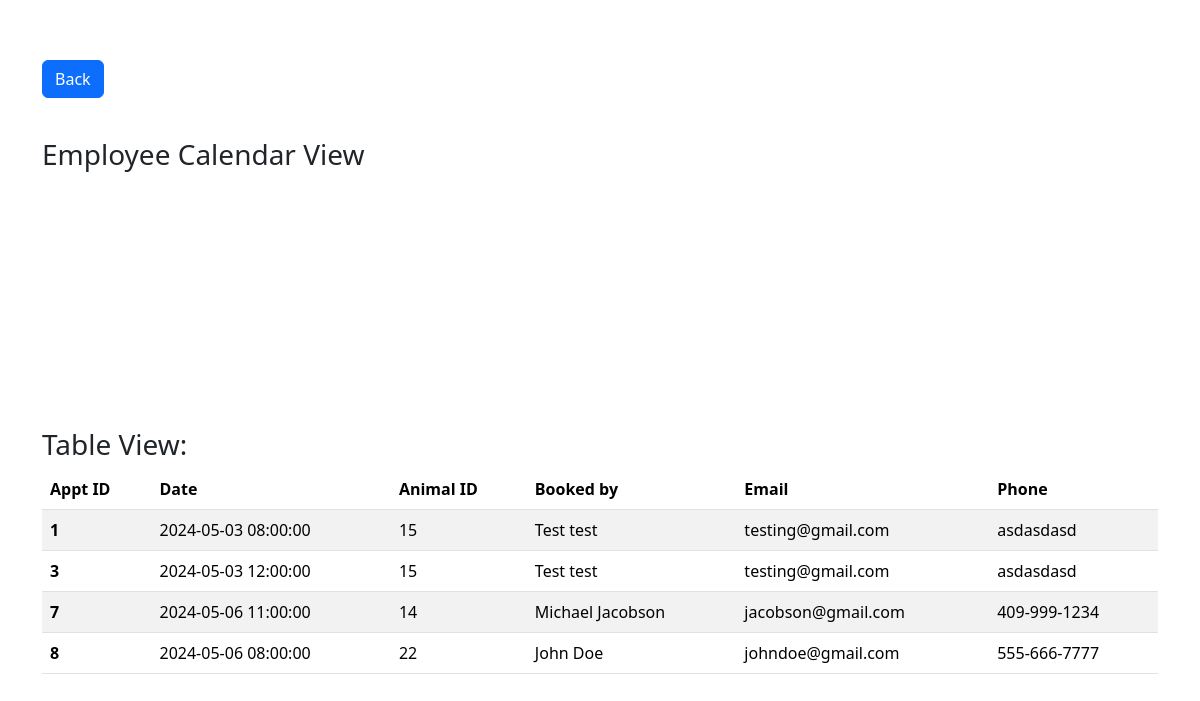
The app's page /Dashboard/Calendar (signed in), older data.
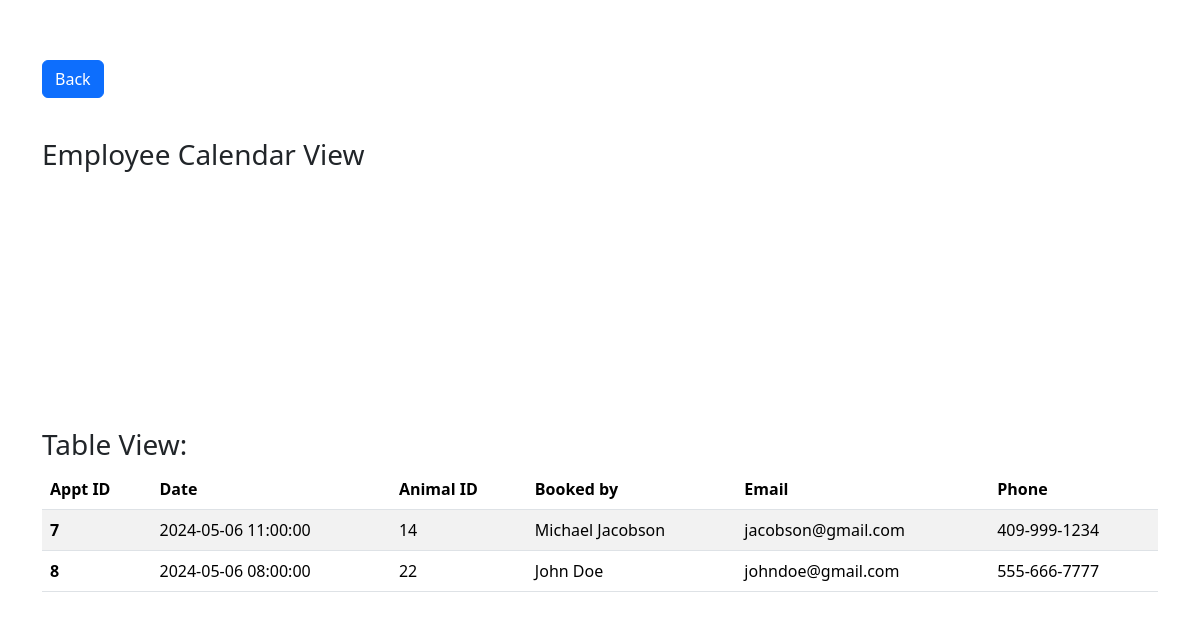
The same page, newer data.
### app.py (models this page shows, shortened)
class Appointment(db.Model):
    __tablename__ = 'appointments'
    appt_id = db.Column(db.Integer, primary_key=True)
    First_Name = db.Column(db.String(100),nullable=False)
    Last_Name = db.Column(db.String(100),nullable=False)
    Email_Address = db.Column(db.String(100),nullable=False)
    Phone_Number = db.Column(db.String(10), nullable=False)
    animal_id = db.Column(db.Integer, db.ForeignKey('animals.id'))
    Appoint_DateTime = db.Column(db.DateTime)

### app.py (the view)
@app.route('/Dashboard/Calendar')
@login_required
def calendar():
    appointments = Appointment.query.order_by(Appointment.appt_id)
    return render_template('calendar.html', appointments=appointments)

### app.py (called while the page is built)
@login_manager.user_loader
def load_user(user_id):
    return Users.query.get(int(user_id))

### templates/calendar.html (shortened to what this page needs)
<!DOCTYPE html>
<html lang="en">
<head>
    <link href="https://cdn.jsdelivr.net/npm/bootstrap@5.3.3/dist/css/bootstrap.min.css" rel="stylesheet">
    <link rel= "stylesheet" type= "text/css" href= "{{ url_for('static',filename='styles/main.css') }}">
    <link rel="stylesheet" href="https://cdn.jsdelivr.net/npm/fullcalendar@5.10.1/main.min.css">
</head>
    <body>
        <div class="container" style="padding-top: 40px">
            <div class="d-flex justify-content-left" style="padding-top: 20px;">
                <a href="{{url_for('dashboard')}}" class="btn btn-primary" >Back</a>
            </div>
            <h3 style="padding-top: 40px;">Employee Calendar View</h3>
            <div class="row">
                <div class="col-md-8">
                </div>
                <div class="col-md-4" style="padding-top: 200px">
                </div>
            </div>
            <div class="d-flex justify-content-left">
                <h3> Table View: </h3>
            </div>
            <table class="table table-hover table-striped">
                <thead>
                  <tr>
                    <th scope="col">Appt ID</th>
                    <th scope="col">Date</th>
                    <th scope="col">Animal ID</th>
                    <th scope="col">Booked by</th>
                    <th scope="col">Email</th>
                    <th scope="col">Phone</th>
                  </tr>
                </thead>
                <tbody>
                    {% for appointment in appointments %}
                    <tr>
                        <th scope="row">{{appointment.appt_id}}</th>
                        <td>{{appointment.Appoint_DateTime}}</td>
                        <td>{{appointment.animal_id}}</td>
                        <td>{{appointment.First_Name}} {{appointment.Last_Name}}</td>
                        <td>{{appointment.Email_Address}}</td>
                        <td>{{appointment.Phone_Number}}</td>
                    </tr>
                    {% endfor %}
                </tbody>
              </table>
        </div>
    </body>
</html>

Row changes from the older to the newer data that the page shows:
removed Appointment: appt_id "1", Appoint_DateTime "2024-05-03 08:00:00", animal_id "15", First_Name "Test", Last_Name "test", Email_Address "testing@gmail.com", Phone_Number "asdasdasd"
removed Appointment: appt_id "3", Appoint_DateTime "2024-05-03 12:00:00", animal_id "15", First_Name "Test", Last_Name "test", Email_Address "testing@gmail.com", Phone_Number "asdasdasd"
